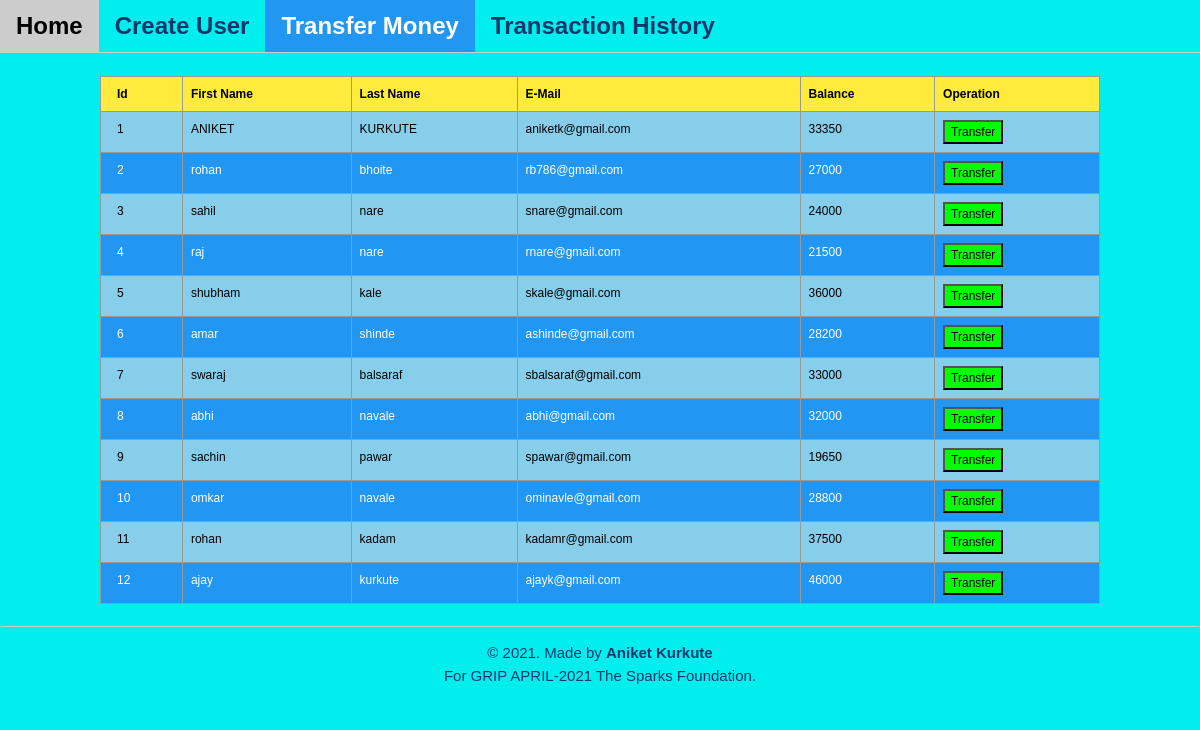
The app's page /TransferMoney.php with its own data.
### tables this page shows
CREATE TABLE `user` (
  `id` int(11) NOT NULL,
  `first_name` varchar(10) NOT NULL,
  `last_name` varchar(10) NOT NULL,
  `email` varchar(30) NOT NULL,
  `balance` int(11) NOT NULL
);

### TransferMoney.php (the view, shortened to what this page needs)
<?php
    require_once ".//util/header-footer.php";
    require_once ".//util/pdo.php";
?>
<!DOCTYPE html>
<html lang="en">
<body style="background-color: #00EEEE;">
?><br>
<div class="w3-row">
    <div class="w3-container" >
    <div class="w3-content" style="max-width:1000px">
            <table class="w3-table-all w3-small sk-table" style="max-height:500px;">
                <tr class="w3-yellow">
                    <th>Id</th>
                    <th>First Name</th>
                    <th>Last Name</th>
                    <th>E-Mail</th>
                    <th>Balance</th>
                    <th>Operation</th>
                </tr>
                <?php
                    $stmt = $pdo->prepare('SELECT * FROM `user`');
                    $stmt->execute();
                    $user = $stmt->fetchall();
                    $count=0;
                    foreach ($user as $r){
                        if ($count%2==0){
                            echo('<tr class="w3-light-blue">');
                        } else{
                            echo('<tr class="w3-blue">');
                        }
                        $count=$count+1;
                        echo('<td>'.$r['id'].'</td>
                            <td>'.$r['first_name'].'</td>
                            <td>'.$r['last_name'].'</td>
                            <td>'.$r['email'].'</td>
                            <td>'.$r['balance'].'</td>
                            <td><a href="selecteduserdetail.php?id='.$r['id'].'"> <button type="button" class="btn" style="background-color : #00ff00;">Transfer</button></a></td>
                        </tr>');
                    }
                ?>
            </table>
            </div>
    </div>
</div><br>
</body>
</html>

### util/w3.css (style rules this page uses)
html { box-sizing:border-box }
*,*:before,*:after { box-sizing:inherit }
html { -ms-text-size-adjust:100%;-webkit-text-size-adjust:100% }
body { margin:0 }
a { background-color:transparent }
button,input,select,textarea,optgroup { font:inherit;margin:0 }
button,input { overflow:visible }
button,select { text-transform:none }
button,[type=button],[type=reset],[type=submit] { -webkit-appearance:button }
html,body { font-family:Verdana,sans-serif;font-size:15px;line-height:1.5 }
html { overflow-x:hidden }
a { color:inherit }
.w3-table,.w3-table-all { border-collapse:collapse;border-spacing:0;width:100%;display:table }
.w3-table-all { border:1px solid #ccc }
.w3-bordered tr,.w3-table-all tr { border-bottom:1px solid #ddd }
.w3-table-all tr:nth-child(odd) { background-color:#fff }
.w3-table-all tr:nth-child(even) { background-color:#f1f1f1 }
.w3-table td,.w3-table th,.w3-table-all td,.w3-table-all th { padding:8px 8px;display:table-cell;text-align:left;vertical-align:top }
.w3-table th:first-child,.w3-table td:first-child,.w3-table-all th:first-child,.w3-table-all td:first-child { padding-left:16px }
.w3-container:after,.w3-container:before,.w3-panel:after,.w3-panel:before,.w3-row:after,.w3-row:before,.w3-row-padding:after,.w3-row-padding:before, .w3-cell-row:before,.w3-cell-row:after,.w3-clear:after,.w3-clear:before,.w3-bar:before,.w3-bar:after { content:"";display:table;clear:both }
.w3-content,.w3-auto { margin-left:auto;margin-right:auto }
.w3-content { max-width:980px }
.w3-container,.w3-panel { padding:0.01em 16px }
.w3-small { font-size:12px!important }
.w3-blue,.w3-hover-blue:hover { color:#fff!important;background-color:#2196F3!important }
.w3-light-blue,.w3-hover-light-blue:hover { color:#000!important;background-color:#87CEEB!important }
.w3-yellow,.w3-hover-yellow:hover { color:#000!important;background-color:#ffeb3b!important }
.sk-table th { border: 1px solid rgba(153, 153, 153, 0.986); }
.sk-table td { border: 1px solid rgba(153, 153, 153, 0.986); }

### records on screen
user: id "1", first_name "ANIKET", last_name "KURKUTE", email "aniketk@gmail.com", balance "33350"
user: id "2", first_name "rohan", last_name "bhoite", email "rb786@gmail.com", balance "27000"
user: id "3", first_name "sahil", last_name "nare", email "snare@gmail.com", balance "24000"
user: id "4", first_name "raj", last_name "nare", email "rnare@gmail.com", balance "21500"
user: id "5", first_name "shubham", last_name "kale", email "skale@gmail.com", balance "36000"
user: id "6", first_name "amar", last_name "shinde", email "ashinde@gmail.com", balance "28200"
user: id "7", first_name "swaraj", last_name "balsaraf", email "sbalsaraf@gmail.com", balance "33000"
user: id "8", first_name "abhi", last_name "navale", email "abhi@gmail.com", balance "32000"
user: id "9", first_name "sachin", last_name "pawar", email "spawar@gmail.com", balance "19650"
user: id "10", first_name "omkar", last_name "navale", email "ominavle@gmail.com", balance "28800"
user: id "11", first_name "rohan", last_name "kadam", email "kadamr@gmail.com", balance "37500"
user: id "12", first_name "ajay", last_name "kurkute", email "ajayk@gmail.com", balance "46000"
